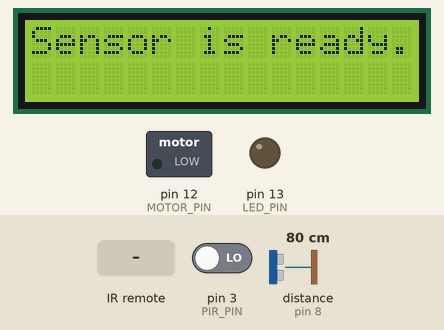
A program run on a simulated Arduino Uno, built with avr-gcc and run on an emulated ATmega328P. On the bench: 16×2 character LCD, switched loads named in the program (green lamp = pin HIGH), output pins drawn as LEDs (lit = HIGH). The inputs (shaded band) are chosen by the test bench; at power-on: pin 3 (PIR_PIN) LOW, distance to the obstacle (sensor on pin 8) 80 cm. The echo pulse lasts 58.3 µs per cm; pins used as bus, display or sensor lines are not drawn; what the program prints to the serial monitor is not drawn.

Above: at 2.6 s.
2.7 s: infrared code 0xFFA857 received
At 3.9 s:
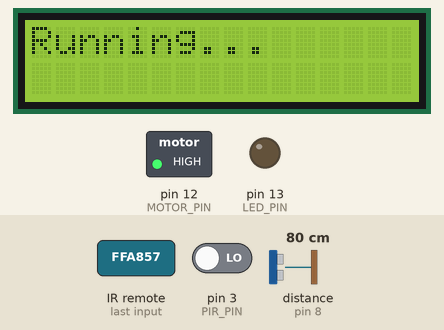
4.2 s: infrared code 0xFFC23D received
At 5.1 s:
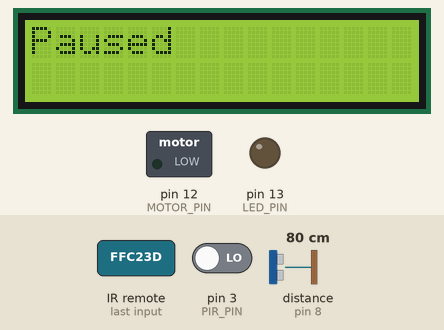
5.7 s: infrared code 0xFFE01F received
At 6.5 s:
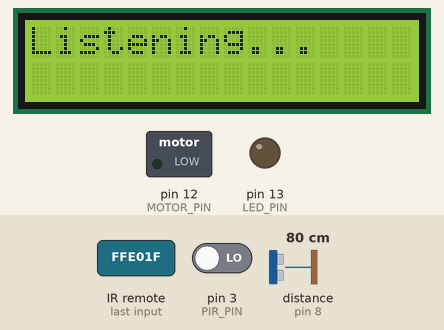
7.2 s: pin 3 (PIR_PIN) driven HIGH
At 8.9 s:
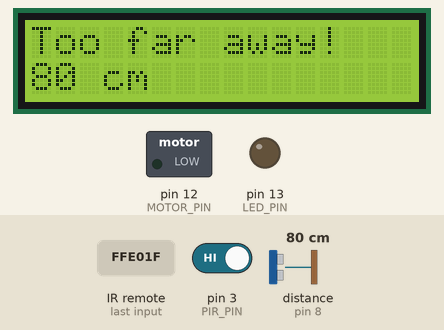
9.7 s: pin 3 (PIR_PIN) driven LOW
Timing chart, 0 to 12.7 s (numbered marks = the images above; inputs shaded):
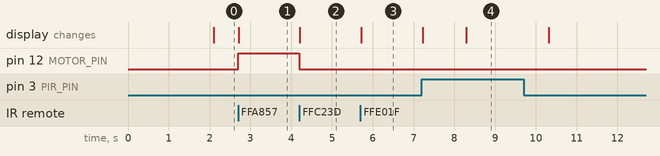

The program:

main.cpp
```cpp
#include <Arduino.h>
#include <Wire.h>
#include <LiquidCrystal_I2C.h>
#include <IRremote.h>

long microsecondsToCentimeters(long microseconds);
void handleResuming();
void handlePaused();
void handleCalibrating();
void handleReady();
void handleListening();
void handleMotionDetected();
void handleBuzzerSinging();
void handleCheckingDistance();
void handleTooFar();
void handleMotorRunning();
void handleContinuousRunning();

// set I2C address and LCD size
LiquidCrystal_I2C lcd(0x27, 16, 2);

// boolean that tells if the system is running or not
boolean isRunning = true;

// pin for motion sensor
const int PIR_PIN = 3;

// pin for led and buzzer
const int LED_PIN = 13;

// pin for motor
const int MOTOR_PIN = 12;

// pins for proximity sensor
const int TRIGGER_PIN = 7;
const int ECHO_PIN = 8;

// setup for IR remote
const int RECEIVER_PIN = 11;
IRrecv irrecv(RECEIVER_PIN);
decode_results results;

// state machine states
enum State {
    CALIBRATING = 0,      // system is calibrating at startup
    READY,                // system is ready to listen
    LISTENING,            // waiting for motion detection
    MOTION_DETECTED,      // motion detected by PIR sensor
    BUZZER_SINGING,       // led and buzzer are activated
    CHECKING_DISTANCE,    // measuring distance with ultrasonic sensor
    TOO_FAR,              // user is too far
    MOTOR_RUNNING,        // motor is running
    PAUSED,               // system is paused from remote
    RESUMING,             // system is resuming after pause
    CONTINUOUS_RUNNING    // motor runs continuously (manual mode)
};
State currentState = CALIBRATING;

// time in milliseconds when a state started
unsigned long stateStartTime = 0;

// time in milliseconds when the led and buzzer started
unsigned long ledBuzzerStartTime = 0;

void setup() {
    pinMode(TRIGGER_PIN, OUTPUT);
    pinMode(ECHO_PIN, INPUT);

    // setup for remote control
    irrecv.enableIRIn();

    // setup for LCD
    lcd.init();
    // turn on the LCD screen backlight
    lcd.backlight();
    Serial.begin(9600);
    pinMode(PIR_PIN, INPUT);
    pinMode(LED_PIN, OUTPUT);
    pinMode(MOTOR_PIN, OUTPUT);
    digitalWrite(PIR_PIN, LOW);

    // initialize state
    lcd.setCursor(1, 0);
    Serial.print("Calibrating...");
    lcd.print("Calibrating...");
    stateStartTime = millis();
    Serial.println("System started. State: CALIBRATING");
}

// remote control pressed time
unsigned long remotePressedTime = 0;

void check_remote() {
    // debounce time for remote control (ms)
    static const int CHECK_REMOTE_DEBOUNCE = 1000;
    // coduri pentru telecomandă IR
    static const unsigned long IR_CODE_PAUSE = 0xFFC23D;
    static const unsigned long IR_CODE_CONTINUOUS = 0xFFA857;
    static const unsigned long IR_CODE_STOP = 0xFFE01F;

    if (millis() - remotePressedTime < CHECK_REMOTE_DEBOUNCE) {
        return;
    }
    if (irrecv.decode(&results)) {
        Serial.print("Remote control pressed: ");
        Serial.println(results.value, HEX);
        remotePressedTime = millis();

        // IR_CODE_PAUSE is for pause
        if (results.value == IR_CODE_PAUSE) {
            if (currentState == PAUSED) {
                currentState = RESUMING;
                stateStartTime = millis();
                lcd.clear();
                lcd.setCursor(0, 0);
                lcd.print("Resuming...");
                Serial.println("Transition: PAUSED -> RESUMING");
            } else {
                // turn off motor, buzzer, led
                digitalWrite(MOTOR_PIN, LOW);
                digitalWrite(LED_PIN, LOW);

                currentState = PAUSED;
                lcd.clear();
                lcd.setCursor(0, 0);
                lcd.print("Paused");
                Serial.println("Transition: any state -> PAUSED");
            }
        }

        // IR_CODE_CONTINUOUS is for continuous running
        if (results.value == IR_CODE_CONTINUOUS) {
            currentState = CONTINUOUS_RUNNING;
            // turn on the motor
            digitalWrite(MOTOR_PIN, HIGH);
            // turn off the led and buzzer
            digitalWrite(LED_PIN, LOW);
            lcd.clear();
            lcd.setCursor(0, 0);
            lcd.print("Running...");
            Serial.println("Transition: any state -> CONTINUOUS_RUNNING");
        }
        // IR_CODE_STOP is for stop continuous running
        if (results.value == IR_CODE_STOP) {
            currentState = LISTENING;
            // turn off the motor
            digitalWrite(MOTOR_PIN, LOW);
            lcd.clear();
            lcd.setCursor(0, 0);
            lcd.print("Listening...");
            Serial.println("Transition: CONTINUOUS_RUNNING -> LISTENING");
        }

        irrecv.resume(); // Receive the next value
    }
}

void loop() {
    check_remote();

    switch (currentState) {
        case RESUMING:
            handleResuming();
            break;
        case PAUSED:
            handlePaused();
            break;
        case CALIBRATING:
            handleCalibrating();
            break;
        case READY:
            handleReady();
            break;
        case LISTENING:
            handleListening();
            break;
        case MOTION_DETECTED:
            handleMotionDetected();
            break;
        case BUZZER_SINGING:
            handleBuzzerSinging();
            break;
        case CHECKING_DISTANCE:
            handleCheckingDistance();
            break;
        case TOO_FAR:
            handleTooFar();
            break;
        case MOTOR_RUNNING:
            handleMotorRunning();
            break;
        case CONTINUOUS_RUNNING:
            handleContinuousRunning();
            break;
    }
}

// handlers for each state

void handleResuming() {
    // time for displaying "Resuming..." (ms)
    static const int RESUMING_TIME = 1000;
    if (millis() - stateStartTime >= RESUMING_TIME) {
        lcd.clear();
        lcd.setCursor(0, 0);
        lcd.print("Listening...");
        Serial.println("Transition: RESUMING -> LISTENING");
        currentState = LISTENING;
        stateStartTime = millis();
    }
}

void handlePaused() {
    // do nothing, just wait for the remote control to be pressed again
}

void handleCalibrating() {
    // time for calibration (ms)
    static const int CALIBRATION_TIME = 2000;
    if (millis() - stateStartTime >= CALIBRATION_TIME) {
        lcd.clear();
        lcd.setCursor(0, 0);
        lcd.print("Sensor is ready.");
        Serial.println("Transition: CALIBRATING -> READY");
        stateStartTime = millis();
        currentState = READY;
    }
}

void handleReady() {
    // time for "Sensor is ready." message (ms)
    static const int READY_MESSAGE_TIME = 2000;
    if (millis() - stateStartTime >= READY_MESSAGE_TIME) {
        lcd.clear();
        lcd.setCursor(0, 0);
        lcd.print("Listening...");
        Serial.println("Transition: READY -> LISTENING");
        currentState = LISTENING;
        stateStartTime = millis();
    }
}

void handleListening() {
    if (digitalRead(PIR_PIN) == HIGH) {
        Serial.println("Motion detected! Transition: LISTENING -> MOTION_DETECTED");
        currentState = MOTION_DETECTED;
        stateStartTime = millis();
    }
}

void handleMotionDetected() {
    static bool firstEntry = true;
    static unsigned long motionMsgStart = 0;

    if (firstEntry) {
        lcd.clear();
        lcd.setCursor(0, 0);
        lcd.print("Motion detected!");
        Serial.println("Displaying: Motion detected!");
        motionMsgStart = millis();
        firstEntry = false;
    }

    // show the message for 1000 ms
    if (millis() - motionMsgStart >= 1000) {
        firstEntry = true;
        stateStartTime = millis();
        Serial.println("Transition: MOTION_DETECTED -> CHECKING_DISTANCE");
        currentState = CHECKING_DISTANCE;
    }
}

void handleBuzzerSinging() {
    // time for the led and buzzer to be on (ms)
    static const int LED_BUZZER_TIME = 100;
    if (millis() - stateStartTime >= LED_BUZZER_TIME) {
        digitalWrite(LED_PIN, LOW);
        // if you have a buzzer pin, add here: digitalWrite(BUZZER_PIN, LOW);
        // now start the motor
        digitalWrite(MOTOR_PIN, HIGH);
        Serial.println("Transition: BUZZER_SINGING -> MOTOR_RUNNING");
        currentState = MOTOR_RUNNING;
        stateStartTime = millis();
    }
}

void handleCheckingDistance() {
    // maximum distance for the motor to run (cm)
    static const int MAXIMUM_DISTANCE = 10;
    // trigger the ultrasonic sensor
    digitalWrite(TRIGGER_PIN, LOW);
    delayMicroseconds(2);
    digitalWrite(TRIGGER_PIN, HIGH);
    delayMicroseconds(10);
    digitalWrite(TRIGGER_PIN, LOW);

    // read the echo pin
    long duration = pulseIn(ECHO_PIN, HIGH);
    long distance = microsecondsToCentimeters(duration);

    Serial.print("Distance measured: ");
    Serial.print(distance);
    Serial.println(" cm");

    if (distance >= MAXIMUM_DISTANCE) {
        lcd.clear();
        lcd.setCursor(0, 0);
        lcd.print("Too far away!");
        lcd.setCursor(0, 1);
        lcd.print(distance);
        lcd.print(" cm");
        Serial.println("Transition: CHECKING_DISTANCE -> TOO_FAR (Too far away!)");
        currentState = TOO_FAR;
        stateStartTime = millis();
    } else {
        // turn on the led and buzzer shortly before starting the motor
        digitalWrite(LED_PIN, HIGH);
        lcd.clear();
        lcd.setCursor(0, 0);
        lcd.print("Motor running!");
        Serial.println("Transition: CHECKING_DISTANCE -> BUZZER_SINGING (Distance OK)");
        currentState = BUZZER_SINGING;
        stateStartTime = millis();
    }
}

void handleTooFar() {
    // time for "Too far away!" message (ms)
    static const int TOO_FAR_MESSAGE_TIME = 2000;
    if (millis() - stateStartTime >= TOO_FAR_MESSAGE_TIME) {
        lcd.clear();
        lcd.setCursor(0, 0);
        lcd.print("Listening...");
        Serial.println("Transition: TOO_FAR -> LISTENING");
        currentState = LISTENING;
        stateStartTime = millis();
    }
}

void handleMotorRunning() {
    // time for the motor to run (ms)
    static const int MOTOR_RUNNING_TIME = 5000;
    digitalWrite(MOTOR_PIN, HIGH);
    if (millis() - stateStartTime >= MOTOR_RUNNING_TIME) {
        digitalWrite(MOTOR_PIN, LOW);
        lcd.clear();
        lcd.setCursor(0, 0);
        lcd.print("Listening...");
        Serial.println("Transition: MOTOR_RUNNING -> LISTENING");
        currentState = LISTENING;
        stateStartTime = millis();
    }
}

void handleContinuousRunning() {
    // do nothing, just wait for the remote control to be pressed again
}

long microsecondsToCentimeters(long microseconds) {
    // formula for converting microseconds to centimeters
    return microseconds / 29 / 2;
}
```

Measured:
- after the input at 2.7 s, pin 12 (MOTOR_PIN): LOW → HIGH at once; the display: changes at once (image 1)
- after the input at 4.2 s, pin 12 (MOTOR_PIN): HIGH → LOW at once; the display: changes at once (image 2)
- after the input at 5.7 s, the display: changes at once (image 3)
- after the input at 7.2 s, the display: first changes at once (image 4 shows a later state)
